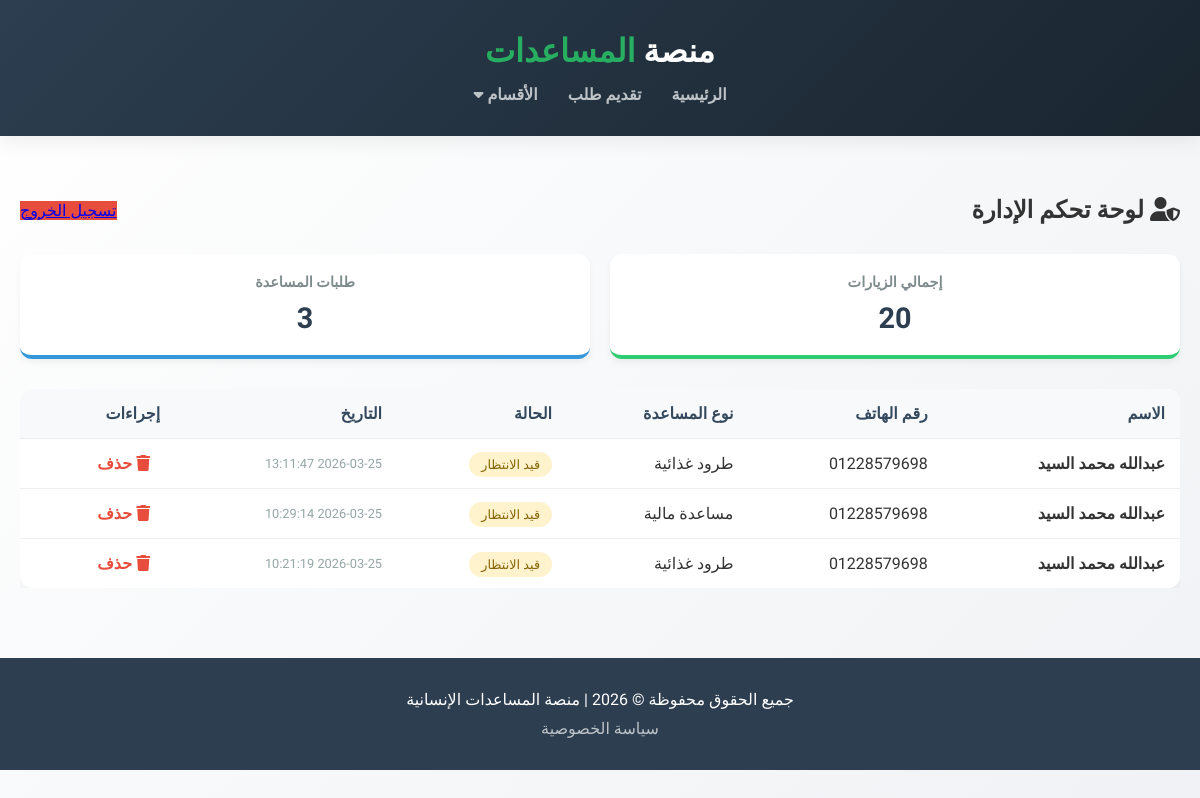
/admin (signed in), run on the app's committed database.
### tables this page shows
CREATE TABLE requests 
                  (id INTEGER PRIMARY KEY AUTOINCREMENT, 
                   full_name TEXT NOT NULL, 
                   phone TEXT NOT NULL, 
                   aid_type TEXT, 
                   status TEXT DEFAULT 'قيد الانتظار', 
                   date TIMESTAMP DEFAULT CURRENT_TIMESTAMP);

### app.py (the view)
@app.route('/admin')
def admin_panel():
    if not session.get('logged_in'):
        return redirect(url_for('login'))
    conn = get_db_connection()
    reqs = conn.execute('SELECT * FROM requests ORDER BY id DESC').fetchall()
    views = conn.execute('SELECT views FROM stats WHERE id = 1').fetchone()[0]
    conn.close()
    return render_template('admin.html', requests=reqs, views=views)

### app.py (called while the page is built)
def get_db_connection():
    conn = sqlite3.connect(DB_PATH)
    conn.row_factory = sqlite3.Row
    return conn

### templates/admin.html (shortened to what this page needs)
{% extends "base.html" %}
{% block content %}
<div class="container admin-container">
    <div style="display: flex; justify-content: space-between; align-items: center; margin-bottom: 30px;">
        <h2><i class="fas fa-user-shield"></i> لوحة تحكم الإدارة</h2>
        <a href="{{ url_for('logout') }}" class="btn-main" style="background: #e74c3c;">تسجيل الخروج</a>
    </div>
    <div class="stats-bar">
        <div class="stat-box">
            <h4>إجمالي الزيارات</h4>
            <div>{{ views }}</div>
        </div>
        <div class="stat-box" style="border-bottom-color: #3498db;">
            <h4>طلبات المساعدة</h4>
            <div>{{ requests|length }}</div>
        </div>
    </div>
    <div style="overflow-x: auto;">
        <table class="admin-table">
            <thead>
                <tr>
                    <th>الاسم</th>
                    <th>رقم الهاتف</th>
                    <th>نوع المساعدة</th>
                    <th>الحالة</th>
                    <th>التاريخ</th>
                    <th>إجراءات</th>
                </tr>
            </thead>
            <tbody>
                {% for req in requests %}
                <tr>
                    <td><strong>{{ req.full_name }}</strong></td>
                    <td>{{ req.phone }}</td>
                    <td>{{ req.aid_type }}</td>
                    <td><span class="status-badge">{{ req.status }}</span></td>
                    <td style="font-size: 0.8rem; color: #95a5a6;">{{ req.date }}</td>
                    <td>
                        <a href="{{ url_for('delete_request', id=req.id) }}"
                           class="btn-delete"
                           onclick="return confirm('هل أنت متأكد من حذف هذا الطلب؟')">
                           <i class="fas fa-trash"></i> حذف
                        </a>
                    </td>
                </tr>
                {% endfor %}
            </tbody>
        </table>
    </div>
</div>
{% endblock %}

### templates/base.html (shortened to what this page needs)
<!DOCTYPE html>
<html lang="ar" dir="rtl">
<head>
    <link rel="stylesheet" href="https://cdnjs.cloudflare.com/ajax/libs/font-awesome/6.0.0/css/all.min.css">
    <link rel="stylesheet" href="{{ url_for('static', filename='style.css') }}">
</head>
<body>
    <header>
        <h1>منصة <span>المساعدات</span></h1>
      <nav>
    <ul>
        <li><a href="{{ url_for('home') }}">الرئيسية</a></li>
        <li><a href="{{ url_for('register') }}">تقديم طلب</a></li>
        <li class="dropdown">
            <a href="#" class="dropbtn">الأقسام <i class="fas fa-caret-down"></i></a>
        </li>
    </ul>
</nav>
    </header>
    <main>
        {% block content %}
        {% endblock %}
    </main>
    <footer style="text-align: center; padding: 2rem; background: var(--primary); color: white; margin-top: 50px;">
        <p>جميع الحقوق محفوظة © 2026 | منصة المساعدات الإنسانية</p>
        <div style="margin-top: 10px;">
            <a href="{{ url_for('privacy') }}" style="color: #bdc3c7; text-decoration: none;">سياسة الخصوصية</a>
        </div>
    </footer>
</body>
</html>

### static/style.css (style rules this page uses)
:root { --primary: #2c3e50; --secondary: #27ae60; --light-bg: #f0f2f5; --white: #ffffff; --shadow: 0 4px 20px rgba(0,0,0,0.08); }
* { box-sizing: border-box; margin: 0; padding: 0; }
body { font-family: 'Tajawal', sans-serif; background-color: var(--light-bg); direction: rtl; color: #333; }
header { background: linear-gradient(135deg, var(--primary) 0%, #1a252f 100%); color: var(--white); padding: 2rem 0; text-align: center; box-shadow: var(--shadow); }
header h1 span { color: var(--secondary); }
nav ul { display: flex; justify-content: center; list-style: none; margin-top: 15px; gap: 30px; }
nav ul li a { color: #bdc3c7; text-decoration: none; font-weight: bold; transition: 0.3s; }
body { background: linear-gradient(-45deg, #f0f2f5, #e1e5ea, #ffffff); background-size: 400% 400%; animation: gradientBG 15s ease infinite; }
nav ul li { position: relative; }
.admin-container { padding: 30px; max-width: 1200px; margin: 0 auto; }
.status-badge { padding: 5px 10px; border-radius: 20px; font-size: 0.8rem; background: #e1e5ea; }
.btn-delete { color: #e74c3c; text-decoration: none; font-weight: bold; transition: 0.3s; }
.dropdown { position: relative; display: inline-block; }

### templates/admin.html (style rules this page uses)
.admin-container { margin-top: 40px; padding: 20px; }
.stats-bar { display: grid; grid-template-columns: repeat(auto-fit, minmax(200px, 1fr)); gap: 20px; margin-bottom: 30px; }
.stat-box { background: white; padding: 20px; border-radius: 12px; box-shadow: 0 4px 6px rgba(0,0,0,0.05); text-align: center; border-bottom: 4px solid #2ecc71; }
.stat-box h4 { color: #7f8c8d; font-size: 0.9rem; margin-bottom: 10px; }
.stat-box div { font-size: 1.8rem; font-weight: bold; color: #2c3e50; }
.admin-table { width: 100%; border-collapse: collapse; background: white; border-radius: 12px; overflow: hidden; box-shadow: 0 10px 20px rgba(0,0,0,0.05); }
.admin-table th { background: #f8f9fa; padding: 15px; text-align: right; color: #34495e; }
.admin-table td { padding: 15px; border-top: 1px solid #eee; }
.status-badge { padding: 5px 12px; border-radius: 20px; font-size: 0.8rem; background: #fff3cd; color: #856404; }
.btn-delete { color: #e74c3c; cursor: pointer; text-decoration: none; transition: 0.3s; padding: 5px 10px; }

### data on the page
requests: full_name "عبدالله محمد السيد", phone "01228579698", aid_type "طرود غذائية", status "قيد الانتظار", date "2026-03-25 13:11:47"
requests: full_name "عبدالله محمد السيد", phone "01228579698", aid_type "مساعدة مالية", status "قيد الانتظار", date "2026-03-25 10:29:14"
requests: full_name "عبدالله محمد السيد", phone "01228579698", aid_type "طرود غذائية", status "قيد الانتظار", date "2026-03-25 10:21:19"

### other printed values
{{ views }} "20"
{{ requests|length }} "3"
